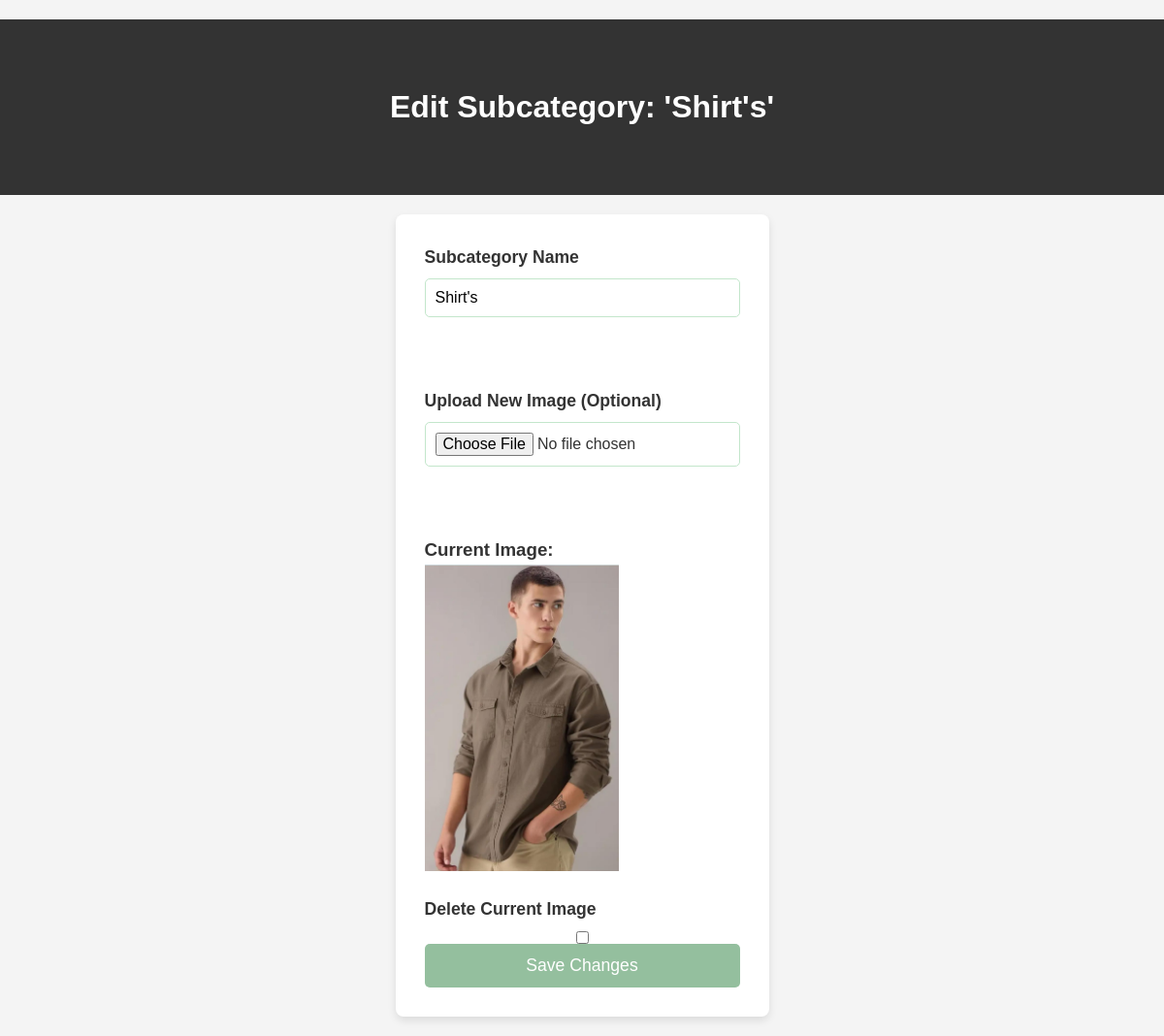
/edit_sub_cat/2/, run on the app's committed database.
### app/models.py (models this page shows, shortened)
class SubCategory(models.Model):
    category = models.ForeignKey(Category, on_delete=models.CASCADE)
    name = models.CharField(max_length=40)
    image = models.ImageField(upload_to="subcategory_images/", null=True, blank=True)
    user = models.ForeignKey(User, on_delete=models.CASCADE, null=True)

### app/views.py (the view, shortened to what this page needs)
# urls.py: path('edit_sub_cat/<int:subcategory_id>/', edit_sub_cat, name="edit_sub_category"),
def edit_sub_cat(request, subcategory_id):
    subcategory = get_object_or_404(SubCategory, id=subcategory_id)
    categories = Category.objects.all()
    return render(request, 'edit_sub_category.html', {
        'subcategory': subcategory,
        'categories': categories
    })

### templates/edit_sub_category.html (shortened to what this page needs)
{% load static %}
<!DOCTYPE html>
<html lang="en">
<head>
    <link rel="stylesheet" href="{% static 'static.css' %}">
</head>
<body>
    <header>
        <h1>Edit Subcategory: '{{ subcategory.name }}'</h1>
    </header>
    <div class="container">
        <form method="POST" enctype="multipart/form-data">
            <label for="name">Subcategory Name</label>
            <input type="text" name="name" value="{{ subcategory.name }}" required><br><br>
            <label for="image">Upload New Image (Optional)</label>
            <input type="file" name="image"><br><br>
            {% if subcategory.image %}
                <h3>Current Image:</h3>
                <img src="{{ subcategory.image.url }}" alt="{{ subcategory.name }}" class="category_image" style="max-width: 200px;">
                <br>
                <label for="delete_image">Delete Current Image</label>
                <input type="checkbox" name="delete_image" value="1">
            {% else %}
                <p>No image available</p>
            {% endif %}
            <button type="submit">Save Changes</button>
        </form>
    </div>
</body>
</html>

### app/static/static.css (style rules this page uses)
* { margin: 0; padding: 0; box-sizing: border-box; }
body { font-family: Arial, sans-serif; background-color: #f4f4f4; color: #333; line-height: 1.6; padding-top: 20px; }
header { background-color: #333; color: #fff; text-align: center; padding: 25px 0; }
h1 { font-size: 2em; text-align: center; padding: 40px; }
.container { display: flex; justify-content: space-between; padding: 20px; gap: 30px; }
form { display: flex; flex-direction: column; max-width: 600px; margin: 0 auto; background-color: #fff; padding: 30px; border-radius: 8px; box-shadow: 0 4px 8px rgba(0, 0, 0, 0.1); }
label { font-size: 1.1rem; margin-bottom: 8px; font-weight: bold; }
input[type="text"], input[type="file"] { padding: 10px; margin-bottom: 20px; font-size: 1rem; border: 1px solid #c3e6cb; border-radius: 5px; }
button { background-color: #94bf9e; color: #fff; padding: 12px 20px; font-size: 1.1rem; border: none; border-radius: 5px; cursor: pointer; transition: background-color 0.3s; text-align: center; }

### data on the page
SubCategory: name "Shirt's", image (picture)
